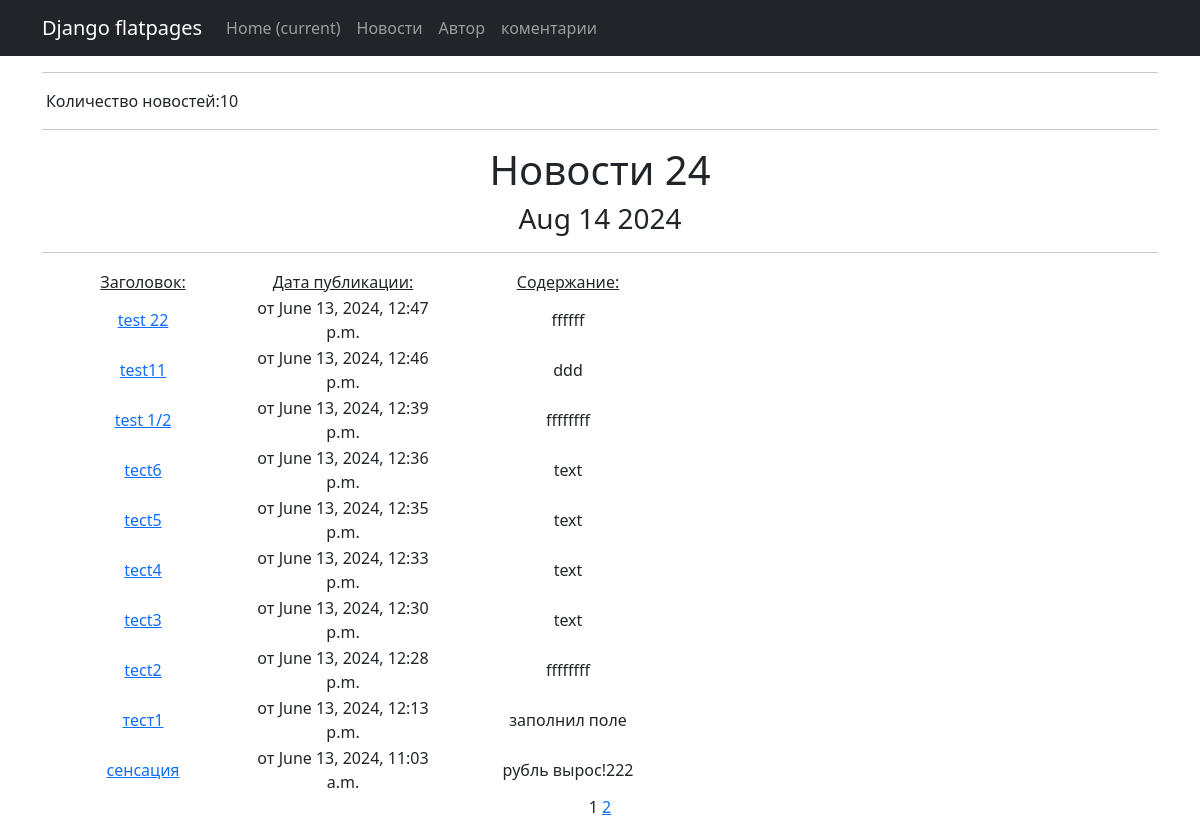
The page /news/ on the database as committed earlier.
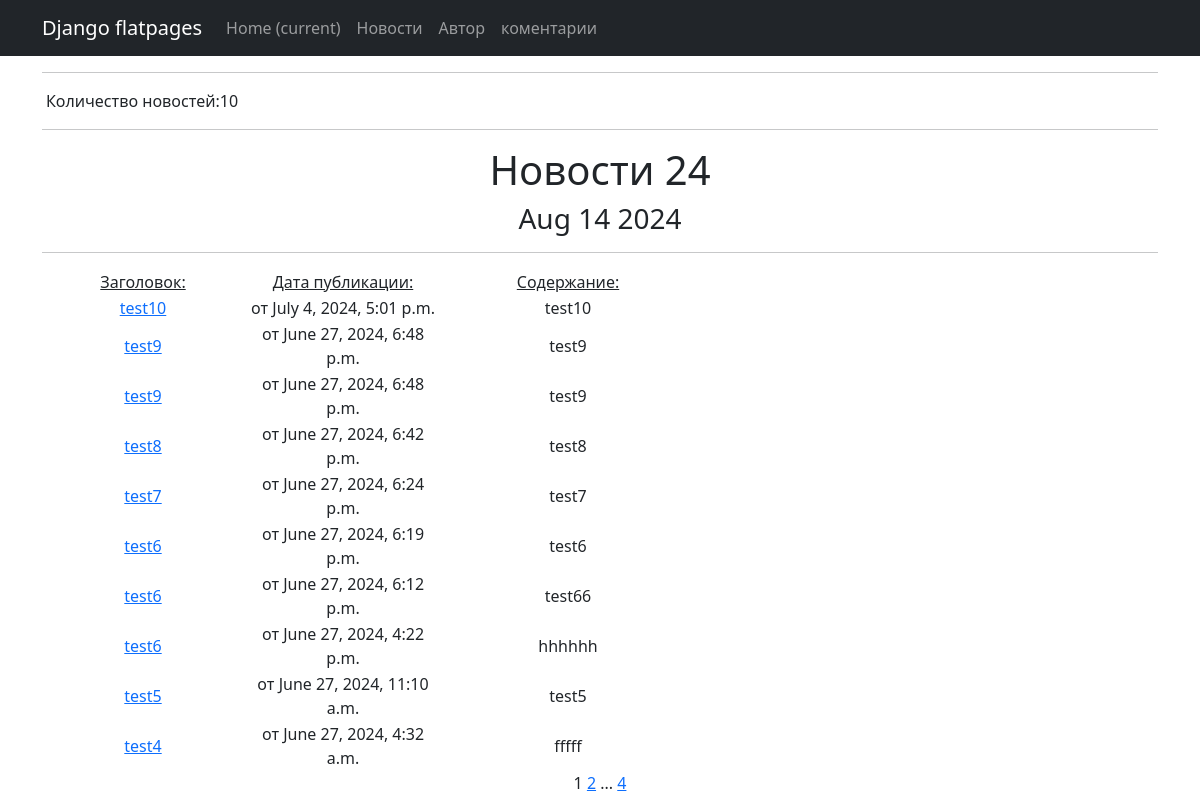
The same page on the database as committed later.
### news/models.py (models this page shows, shortened)
class Post(models.Model):
    author = models.ForeignKey(Author, on_delete=models.CASCADE)
    categoryType = models.CharField(max_length=2, choices=CATEGORY_CHOICES, default=ARTICLE)
    dateCreation = models.DateTimeField(auto_now_add=True)
    postCategory = models.ManyToManyField(Category, through='PostCategory')
    title = models.CharField(max_length=128)
    text = models.TextField()
    rating = models.SmallIntegerField(default=0)

### news/views.py (the view)
# urls.py: path('news/', cache_page(60*1)(PostList.as_view()), name='news'),
class PostList(ListView):
    model = Post
    ordering = '-dateCreation'
    template_name = 'news.html'
    context_object_name = 'news'
    paginate_by = 10
    def get_context_data(self, **kwargs):
        context = super().get_context_data(**kwargs)
        context['time_now'] = datetime.utcnow()
        return context

### news/templatetags/custom_filters.py (called while the page is built)
@register.filter()
def censor(value):
    for i in ESK:
        value = value.replace(i[1:], '*' * len(i[1:]))
    return value

### templates/news.html (shortened to what this page needs)
{% extends 'flatpages/default.html' %}
{% load custom_filters %}
{% load custom_tags %}
{% block content %}
<hr>
<p style="width: 200px">Количество новостей:{{ news|length }}</p>
<hr>
<h1>Новости 24</h1>
   <h3>{{ time_now|date:'M d Y' }}</h3>
   <hr>
   {% if news %}
    <table style="margin-left: 1px; margin-rith: ;">
        <tr>
               <td style="width: 200px"><u>Заголовок:</u></td>
               <td style="width: 200px"><u>Дата публикации:</u></td>
               <td style="width: 200px"><u>Содержание:</u></td>
           </tr>
           {% for new in news %}
           <tr>
               <td style="width: 200px"><a href={% url 'new' new.id%} > {{new.title|censor}}</a></td>
               <td style="width: 200px">от {{new.dateCreation}}</td>
               <td style="width: 250px">{{new.text|truncatechars:20|censor}}</td>
           </tr>
           {% endfor %}
    </table>
   {% else %}
       <h2>Новостей нет!</h2>
   {% endif %}
   {{ page_obj.number }}
   {% if page_obj.has_next %}
       <a href="?page={{ page_obj.next_page_number }}">{{ page_obj.next_page_number }}</a>
       {% if paginator.num_pages != page_obj.next_page_number %}
           ...
           <a href="?page={{ page_obj.paginator.num_pages }}">{{ page_obj.paginator.num_pages }}</a>
       {% endif %}
   {% endif %}
{% endblock content %}

Rows that differ between the two databases and show on the page:
no longer on this page (row unchanged): Post: title|censor "test 22", dateCreation "June 13, 2024, 12:47 p.m.", text|censor "ffffff"
no longer on this page (row unchanged): Post: title|censor "test11", dateCreation "June 13, 2024, 12:46 p.m.", text|censor "ddd"
no longer on this page (row unchanged): Post: title|censor "test 1/2", dateCreation "June 13, 2024, 12:39 p.m.", text|censor "ffffffff"
no longer on this page (row unchanged): Post: title|censor "tect6", dateCreation "June 13, 2024, 12:36 p.m.", text|censor "text"
no longer on this page (row unchanged): Post: title|censor "tect5", dateCreation "June 13, 2024, 12:35 p.m.", text|censor "text"
no longer on this page (row unchanged): Post: title|censor "tect4", dateCreation "June 13, 2024, 12:33 p.m.", text|censor "text"
no longer on this page (row unchanged): Post: title|censor "tect3", dateCreation "June 13, 2024, 12:30 p.m.", text|censor "text"
no longer on this page (row unchanged): Post: title|censor "tect2", dateCreation "June 13, 2024, 12:28 p.m.", text|censor "ffffffff"
no longer on this page (row unchanged): Post: title|censor "тест1", dateCreation "June 13, 2024, 12:13 p.m.", text|censor "заполнил поле"
no longer on this page (row unchanged): Post: title|censor "сенсация", dateCreation "June 13, 2024, 11:03 a.m.", text|censor "рубль вырос!222"
added Post: title|censor "test10", dateCreation "July 4, 2024, 5:01 p.m.", text|censor "test10"
added Post: title|censor "test9", dateCreation "June 27, 2024, 6:48 p.m.", text|censor "test9"
added Post: title|censor "test9", dateCreation "June 27, 2024, 6:48 p.m.", text|censor "test9"
added Post: title|censor "test8", dateCreation "June 27, 2024, 6:42 p.m.", text|censor "test8"
added Post: title|censor "test7", dateCreation "June 27, 2024, 6:24 p.m.", text|censor "test7"
added Post: title|censor "test6", dateCreation "June 27, 2024, 6:19 p.m.", text|censor "test6"
added Post: title|censor "test6", dateCreation "June 27, 2024, 6:12 p.m.", text|censor "test66"
added Post: title|censor "test6", dateCreation "June 27, 2024, 4:22 p.m.", text|censor "hhhhhh"
added Post: title|censor "test5", dateCreation "June 27, 2024, 11:10 a.m.", text|censor "test5"
added Post: title|censor "test4", dateCreation "June 27, 2024, 4:32 a.m.", text|censor "fffff"
Other text that changed with them:
{{ page_obj.paginator.num_pages }}: (not shown) → "4"
